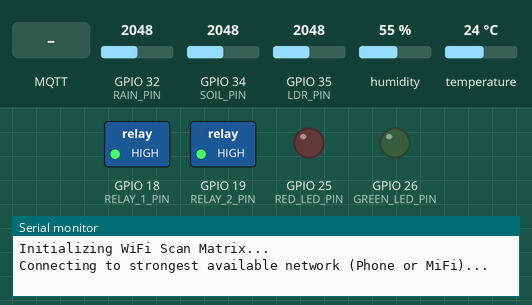
Simulated run of this program. Board: ESP32. Shown: switched loads named in the program (green lamp = pin HIGH), output pins drawn as LEDs (lit = HIGH), the last lines printed to the serial monitor. Dashed ring = blinking. The test bench sets the inputs (shaded band); at power-on: GPIO 32 (RAIN_PIN) = 2048, GPIO 34 (SOIL_PIN) = 2048, GPIO 35 (LDR_PIN) = 2048, humidity 55 %, temperature 24 °C. WiFi joins after 1.5 s; servers stay silent unless stated; uploads are accepted with an empty reply; random numbers use the default seed unless the program sets one; no MQTT or app messages arrive unless stated; not simulated (calls return 0 or success): secrets.h.

Above: at 0.1 s.
At 2.7 s:
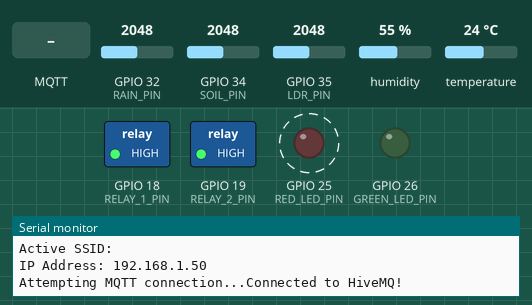
2.8 s: MQTT message "disease" arrives on the first subscribed topic
16.5 s: MQTT message "pest" arrives on the first subscribed topic
30.5 s: MQTT message "1" arrives on the first subscribed topic
At 30.57 s:
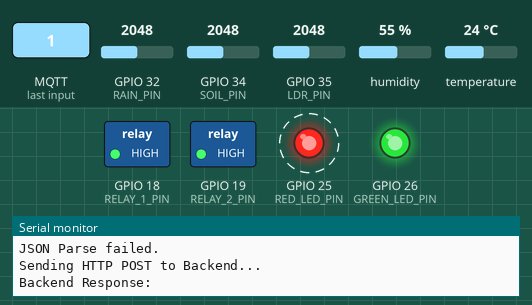
Timing chart, 0 to 40.0 s (numbered marks = the images above; inputs shaded):
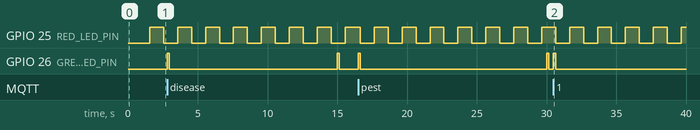

The program:

main.cpp
```cpp
#include <Arduino.h>
#include <WiFi.h>
#include <WiFiMulti.h>
#include <PubSubClient.h>
#include <ArduinoJson.h>
#include <DHT.h>
#include <HTTPClient.h>
#include "secrets.h" // Pulls in your hidden credentials

// Wi-Fi Credentials (Loaded from secrets.h)
const char* wifiname = SECRET_WIFI_NAME;
const char* wifipassword = SECRET_WIFI_PASS;
const char* mifiname = SECRET_MIFI_NAME;
const char* mifipassword = SECRET_MIFI_PASS;

// HiveMQ Credentials (For receiving remote pump commands)
const char* mqtt_server = "135e2067aa8b40e7b8ee44698f52f249.s1.eu.hivemq.cloud";
const int mqtt_port = 8883;
const char* mqtt_user = SECRET_MQTT_USER;
const char* mqtt_pass = SECRET_MQTT_PASS;
const char* topic_subscribe = "unit1/spraying";

// Express Backend URL (For sending sensor data & getting dynamic timer updates)
const String backend_url = "https://backend-beans-farm-pest-disease.onrender.com/sensor/saverawsensordata";

// Actuators & Indicators
#define RELAY_1_PIN 18   // D18 - Fungicide Pump (Disease)
#define RELAY_2_PIN 19   // D19 - Pesticide Pump (Pest)
#define RED_LED_PIN 25   // D25 - System Working Light (Heartbeat)
#define GREEN_LED_PIN 26 // D26 - Data Transfer Light

// Sensors
#define DHTPIN 4         // D4
#define RAIN_PIN 32      // D32 (ADC1)
#define SOIL_PIN 34      // D34 (ADC1)
#define LDR_PIN 35       // D35 (ADC1)

#define DHTTYPE DHT22
DHT dht(DHTPIN, DHTTYPE);

// Function Declarations
void setup_wifi();
void reconnect();
void flashGreenLED();
void callback(char* topic, byte* payload, unsigned int length);
void sendTelemetryHTTP(String payload);

// TIMERS & STATE VARIABLES (Non-Blocking)
unsigned long previousMillisRed = 0;
unsigned long previousMillisTelemetry = 0;
const long redBlinkInterval = 1000;      // Red LED blinks every 1 second
unsigned long telemetryInterval = 15000; // Default 15 seconds (Dynamically updated by backend)
bool redLedState = LOW;

// Network Clients
WiFiClientSecure espClient;
PubSubClient client(espClient);
WiFiMulti wifiMulti;

// SETUP FUNCTION (Runs Once)
void setup() {
  Serial.begin(115200);

  // Initialize Actuators and LEDs
  pinMode(RELAY_1_PIN, OUTPUT);
  pinMode(RELAY_2_PIN, OUTPUT);
  pinMode(RED_LED_PIN, OUTPUT);
  pinMode(GREEN_LED_PIN, OUTPUT);

  // Set Relays to HIGH (Off) initially to prevent dry firing
  digitalWrite(RELAY_1_PIN, HIGH);
  digitalWrite(RELAY_2_PIN, HIGH);
  digitalWrite(RED_LED_PIN, LOW);
  digitalWrite(GREEN_LED_PIN, LOW);

  // Initialize Sensors
  dht.begin();
  pinMode(RAIN_PIN, INPUT_PULLUP);
  pinMode(SOIL_PIN, INPUT);
  pinMode(LDR_PIN, INPUT);

  // Start Network Connections
  setup_wifi();

  // Configure MQTT
  espClient.setInsecure(); // Skip certificate validation for prototyping
  client.setServer(mqtt_server, mqtt_port);
  client.setCallback(callback);
}

// NETWORK CONNECTION FUNCTIONS
void setup_wifi() {
  Serial.println("\nInitializing WiFi Scan Matrix...");

  // Register both AP profiles to memory
  wifiMulti.addAP(wifiname, wifipassword);
  wifiMulti.addAP(mifiname, mifipassword);

  Serial.print("Connecting to strongest available network (Phone or MiFi)...");

  // Scans and automatically picks the one that is active/stronger
  while (wifiMulti.run() != WL_CONNECTED) {
    delay(500);
    Serial.print(".");
  }

  Serial.println("\nWiFi connected successfully!");
  Serial.print("Active SSID: ");
  Serial.println(WiFi.SSID());
  Serial.print("IP Address: ");
  Serial.println(WiFi.localIP());
}

void reconnect() {
  while (!client.connected()) {
    // Before attempting MQTT, make sure Wi-Fi didn't drop out completely
    if (wifiMulti.run() != WL_CONNECTED) {
      Serial.println("WiFi lost during MQTT reconnect. Re-verifying network...");
      delay(2000);
      continue;
    }

    Serial.print("Attempting MQTT connection...");
    String clientId = "ESP32Client-" + String(random(0xffff), HEX);

    if (client.connect(clientId.c_str(), mqtt_user, mqtt_pass)) {
      Serial.println("Connected to HiveMQ!");
      client.subscribe(topic_subscribe);
    } else {
      Serial.print("Failed, rc=");
      Serial.print(client.state());
      Serial.println(" trying again in 5 seconds");
      delay(5000);
    }
  }
}

// VISUAL FEEDBACK HELPER
void flashGreenLED() {
  digitalWrite(GREEN_LED_PIN, HIGH);
  delay(150);
  digitalWrite(GREEN_LED_PIN, LOW);
}

// MQTT CALLBACK (Receives pump commands from Web App)
void callback(char* topic, byte* payload, unsigned int length) {
  flashGreenLED();

  String incomingJsonString;

  for (int i = 0; i < length; i++) {
    incomingJsonString += (char)payload[i];
  }

  Serial.println("MQTT Received: " + incomingJsonString);

  StaticJsonDocument<200> doc;
  DeserializationError error = deserializeJson(doc, incomingJsonString);

  if (error) {
    Serial.println("JSON Parse failed.");
    return;
  }

  String status = doc["status"];
  bool action = doc["action"];

  if (status == "disease") {
    if (action == true) {
      Serial.println("Spraying Fungicide! (Forcing Pesticide OFF for safety)");
      digitalWrite(RELAY_2_PIN, HIGH);
      delay(50);
      digitalWrite(RELAY_1_PIN, LOW);
    } else {
      Serial.println("Stopping Fungicide.");
      digitalWrite(RELAY_1_PIN, HIGH);
    }
  }
  else if (status == "pest") {
    if (action == true) {
      Serial.println("Spraying Pesticide! (Forcing Fungicide OFF for safety)");
      digitalWrite(RELAY_1_PIN, HIGH);
      delay(50);
      digitalWrite(RELAY_2_PIN, LOW);
    } else {
      Serial.println("Stopping Pesticide.");
      digitalWrite(RELAY_2_PIN, HIGH);
    }
  }
}

// HTTP POST (Sends sensor data & receives dynamic timer updates)
void sendTelemetryHTTP(String payload) {
  // wifiMulti.run() automatically checks health and hooks back up if disconnected
  if (wifiMulti.run() == WL_CONNECTED) {
    HTTPClient http;
    http.begin(backend_url);
    http.addHeader("Content-Type", "application/json");
    Serial.println("Sending HTTP POST to Backend...");
    int httpResponseCode = http.POST(payload);

    if (httpResponseCode > 0) {
      String responseString = http.getString();
      Serial.println("Backend Response: " + responseString);

      StaticJsonDocument<200> responseDoc;
      DeserializationError error = deserializeJson(responseDoc, responseString);

      // Extract runtime update for telemetry clock if supplied by backend
      if (!error && responseDoc.containsKey("pollingRateMinutes")) {
        long newIntervalSec = responseDoc["pollingRateMinutes"].as<long>() * 60;
        telemetryInterval = newIntervalSec * 1000;
        Serial.printf("SUCCESS: Timer remotely updated to %ld seconds.\n", newIntervalSec);
      }
    } else {
      Serial.printf("HTTP Error Code: %d\n", httpResponseCode);
    }

    http.end();
  } else {
    Serial.println("WiFi Disconnected! Skipping telemetry transmission.");
  }
}

// MAIN LOOP
void loop() {
  if (!client.connected()) {
    reconnect();
  }
  client.loop(); // Handle incoming MQTT subscriptions

  unsigned long currentMillis = millis();

  // NON-BLOCKING RED LED (System Working Heartbeat)
  if (currentMillis - previousMillisRed >= redBlinkInterval) {
    previousMillisRed = currentMillis;
    redLedState = !redLedState;
    digitalWrite(RED_LED_PIN, redLedState);
  }

  // NON-BLOCKING TELEMETRY (Dynamic HTTP Interval)
  if (currentMillis - previousMillisTelemetry >= telemetryInterval) {
    previousMillisTelemetry = currentMillis;

    // Read Sensors
    float temp = dht.readTemperature();
    float hum = dht.readHumidity();
    int soilRaw = analogRead(SOIL_PIN);
    int ldrRaw = analogRead(LDR_PIN);
    int rainRaw = analogRead(RAIN_PIN);

    // Convert Analog to Percentages
    int soilPct = map(soilRaw, 4095, 0, 0, 100);
    int ldrPct = map(ldrRaw, 4095, 0, 0, 100);
    int rainIntensityPct = map(rainRaw, 4095, 0, 0, 100);

    // Build JSON Payload
    StaticJsonDocument<256> doc;
    doc["machine_location"] = "unit1";
    doc["temperature"] = temp;
    doc["humidity"] = hum;
    doc["soil_moisture"] = soilPct;
    doc["light_level"] = ldrPct;
    doc["rain_level"] = rainIntensityPct;

    String payload;
    serializeJson(doc, payload);

    flashGreenLED(); // Visual alert right before outputting
    sendTelemetryHTTP(payload);
  }
}
```

Measured:
- after the input at 30.5 s, GPIO 26 (GREEN_LED_PIN): LOW → HIGH at once, → LOW 0.15 s later
- by itself, GPIO 25 (RED_LED_PIN): alternates HIGH for 1.0 s and LOW for 1.0 s
- by itself, GPIO 26 (GREEN_LED_PIN): alternates HIGH for 0.15 s and LOW for 13.4 s
